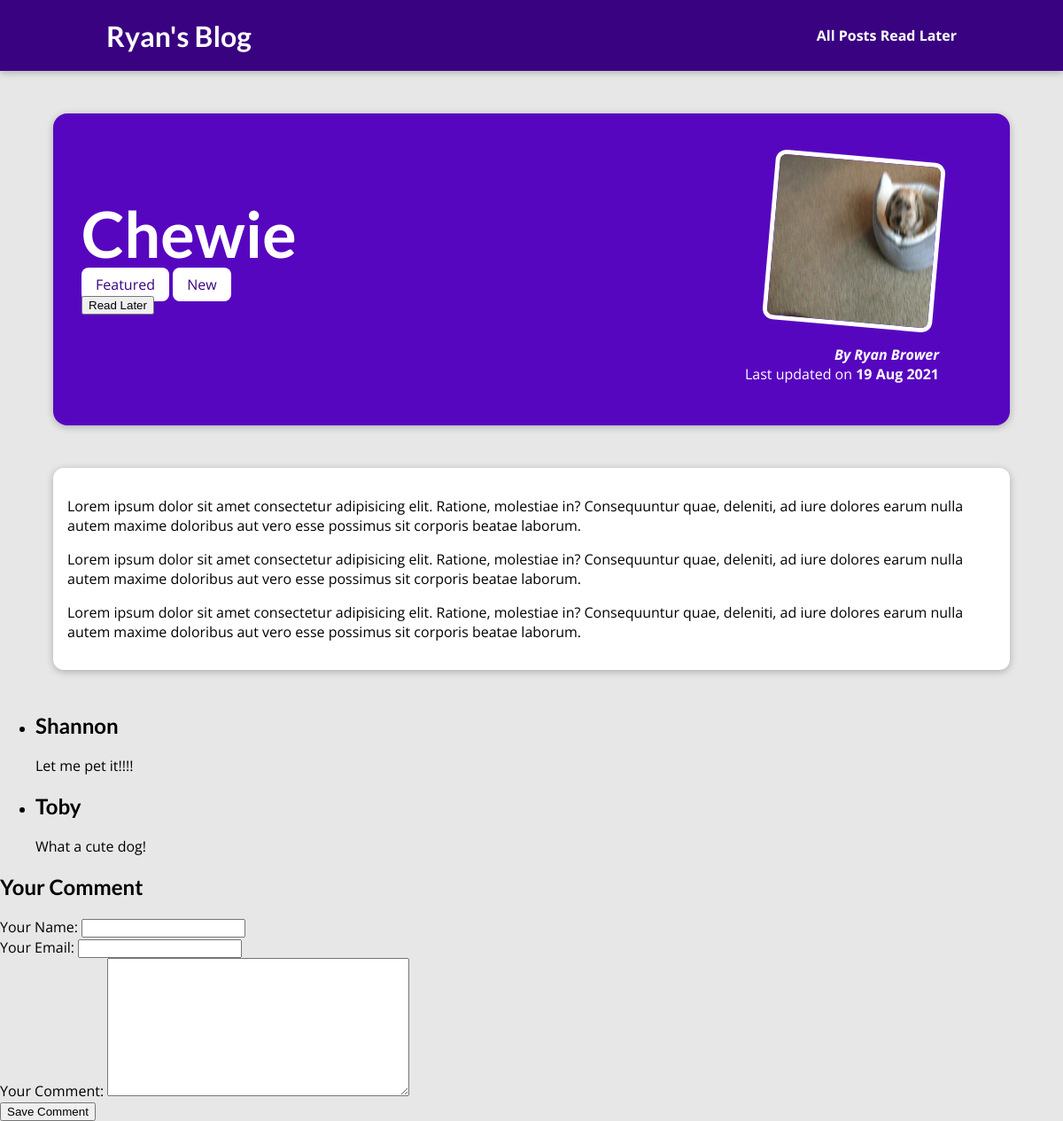
Page /posts/2nd-best-dog on the committed database.
### blog/models.py (models this page shows, shortened)
class Post(models.Model):
    title = models.CharField(max_length=150)
    excerpt = models.CharField(max_length=200)
    image = models.ImageField(upload_to="posts", null=True)
    date = models.DateField(auto_now=True)
    slug = models.SlugField(unique=True, db_index=True)
    content = models.TextField(validators=[MinLengthValidator(10)])
    author = models.ForeignKey(Author, on_delete=models.SET_NULL, null=True, related_name="posts")
    tags = models.ManyToManyField(Tag)

class Tag(models.Model):
    caption = models.CharField(max_length=20)

class Author(models.Model):
    first_name = models.CharField(max_length=100)
    last_name = models.CharField(max_length=100)
    email = models.EmailField()
    def full_name(self):
        return f"{self.first_name} {self.last_name}"
    def __str__(self):
        return self.full_name()

class Comment(models.Model):
    user_name = models.CharField(max_length=120)
    user_email = models.EmailField()
    text = models.TextField(max_length=400)
    post = models.ForeignKey(Post, on_delete=models.CASCADE, related_name="comments")

### blog/views.py (the view, shortened to what this page needs)
# urls.py: path("posts/<slug:slug>", views.SinglePostView.as_view(), name="post-detail-page"), # /blog/posts/my-first-post
class SinglePostView(View):
    def is_stored_post(self, request, post_id):
        stored_posts = request.session.get("stored_posts")
        if stored_posts is not None:
            is_saved_for_later = post_id in stored_posts
        else:
            is_saved_for_later = False
        return is_saved_for_later
    def get(self, request, slug):
        post = Post.objects.get(slug=slug)
        context = {
            "post": post,
            "post_tags": post.tags.all(),
            "comment_form": CommentForm(),
            "comments": post.comments.all().order_by("-id"),
            "saved_for_later": self.is_stored_post(request, post.id)
        }
        return render(request, "blog/post-detail.html", context)

### blog/forms.py
class CommentForm(forms.ModelForm):
    class Meta:
        model = Comment
        exclude = ["post"]
        labels = {
            "user_name": "Your Name",
            "user_email": "Your Email",
            "text": "Your Comment"
        }

### blog/templates/blog/post-detail.html (shortened to what this page needs)
{% extends "base.html" %}
{% load static %}
{% block css_files %}
  <link rel="stylesheet" href="{% static "blog/post-detail.css" %}" />
  <link rel="stylesheet" href="{% static "blog/includes/header.css" %}" />
{% endblock %}
{% block content %}
  {% include "blog/includes/header.html" %}
  <section id="summary">
    <h2>{{ post.title }}</h2>
    <div>
      {% for tag in post_tags %}
        <span class="tag">{{ tag.caption }}</span>
      {% endfor %}
    </div>
    <div id="read-later">
      <form action="{% url "read-later" %}" method="POST">
        <button>
          {% if saved_for_later %}
            Remove from Read Later
          {% else %}
            Read Later
          {% endif %}
        </button>
      </form>
    </div>
    <article>
      <img src="{{ post.image.url }}" alt="{{ post.title }}" />
      <address>By <a href="mailto:test@test.com" >{{ post.author|title }}</a></address>
      <div>
        Last updated on <time>{{ post.date|date:"d M Y" }}</time>
      </div>
    </article>
  </section>
  <main>
    {{ post.content|linebreaks }}
  </main>
  <section id="comments">
    <ul>
      {% for comment in comments %}
        <li>
          <h2>{{ comment.user_name }}</h2>
          <p>{{ comment.text|linebreaks }}</p>
        </li>
      {% endfor %}
    </ul>
  </section>
  <section id="comment-form">
    <h2>Your Comment</h2>
    <form action="{% url "post-detail-page" post.slug %}" method="POST">
      {% for form_field in comment_form %}
        <div class="form-control {% if form_field.errors %}invalid{% endif %}">
          {{ form_field.label_tag }}
          {{ form_field }}
        </div>
      {% endfor %}
      <button>Save Comment</button>
    </form>
  </section>
{% endblock %}

### templates/base.html (shortened to what this page needs)
{% load static %}
<!DOCTYPE html>
<html lang="en">
<head>
  <link rel="stylesheet" href="{% static "app.css" %}" />
  {% block css_files %}{% endblock %}
</head>
<body>
  {% block content %}
  {% endblock %}
</body>
</html>

### blog/templates/blog/includes/header.html
<header id="main-navigation">
  <h1><a href="{% url "starting-page" %}">Ryan's Blog</a></h1>
  <nav>
    <a href="{% url "posts-page" %}">All Posts</a>
    <a href="{% url "read-later" %}">Read Later</a>
  </nav>
</header>

### static/app.css (style rules this page uses)
* { box-sizing: border-box; }
html { font-family: 'Open Sans', 'Lato', sans-serif; }
body { margin: 0; }
h1, h2, h3 { font-family: 'Lato', sans-serif; font-weight: bold; }

### blog/static/blog/post-detail.css (style rules this page uses)
body { background-color: #e7e7e7; }
#main-navigation { background-color: #390281; box-shadow: 0 2px 8px rgba(0, 0, 0, 0.25); }
#summary { margin: 8rem auto 3rem auto; padding: 2rem; width: 90%; max-width: 90rem; border-radius: 16px; background-color: #5706c0; position: relative; box-shadow: 0 2px 8px rgba(0, 0, 0, 0.25); height: 22rem; }
#summary h2 { color: white; font-size: 4.5rem; margin-bottom: 0.25rem; }
#summary article { position: absolute; top: 2rem; right: 3rem; padding: 1rem 2rem; border-radius: 12px; text-align: right; color: white; }
#summary article img { width: 12rem; height: 12rem; border-radius: 12px; transform: rotateZ(5deg); border: 5px solid white; margin-bottom: 1rem; }
#summary address { font-weight: bold; }
#summary a { color: white; text-decoration: none; }
#summary time { font-weight: bold; }
main { width: 90%; max-width: 90rem; margin: 3rem auto; background-color: white; padding: 1rem; border-radius: 12px; box-shadow: 0 2px 8px rgba(0, 0, 0, 0.25); }
.tag { background-color: white; color: #390281; padding: 0.5rem 1rem; border-radius: 8px; }

### blog/static/blog/includes/header.css (style rules this page uses)
#main-navigation { width: 100%; height: 5rem; display: flex; justify-content: space-between; align-items: center; padding: 0 10%; position: absolute; top: 0; left: 0; }
#main-navigation a { text-decoration: none; color: white; font-weight: bold; }

### rows in the picture
Post: title "Chewie", image (picture), author "Ryan Brower", date "19 Aug 2021", content "Lorem ipsum dolor sit amet consectetur adipisicing elit. Ratione, molestiae in? Consequuntur quae, deleniti, ad iure dolores earum nulla autem maxime doloribus aut vero esse possimus sit corporis beatae laborum. Lorem ipsum dolor sit amet consectetur adipisicing elit. Ratione, molestiae in? Consequuntur quae, deleniti, ad iure dolores earum nulla autem maxime doloribus aut vero esse possimus sit corporis beatae laborum. Lorem ipsum dolor sit amet consectetur adipisicing elit. Ratione, molestiae in? Consequuntur quae, deleniti, ad iure dolores earum nulla autem maxime doloribus aut vero esse possimus sit corporis beatae laborum."
Tag: caption "Featured"
Tag: caption "New"
Comment: user_name "Shannon", text "Let me pet it!!!!"
Comment: user_name "Toby", text "What a cute dog!"
